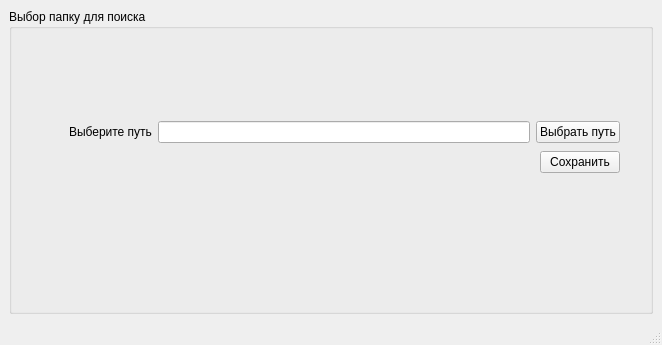
<?xml version="1.0" encoding="UTF-8"?>
<ui version="4.0">
 <class>PathWind</class>
 <widget class="QMainWindow" name="PathWind">
  <property name="enabled">
   <bool>true</bool>
  </property>
  <property name="geometry">
   <rect>
    <x>0</x>
    <y>0</y>
    <width>662</width>
    <height>345</height>
   </rect>
  </property>
  <property name="sizePolicy">
   <sizepolicy hsizetype="Preferred" vsizetype="Preferred">
    <horstretch>0</horstretch>
    <verstretch>0</verstretch>
   </sizepolicy>
  </property>
  <property name="windowTitle">
   <string>MainWindow</string>
  </property>
  <widget class="QWidget" name="centralwidget">
   <layout class="QGridLayout" name="gridLayout_2">
    <item row="0" column="1">
     <widget class="QGroupBox" name="groupBox">
      <property name="title">
       <string>Выбор папку для поиска</string>
      </property>
      <widget class="QWidget" name="">
       <property name="geometry">
        <rect>
         <x>60</x>
         <y>110</y>
         <width>551</width>
         <height>58</height>
        </rect>
       </property>
       <layout class="QVBoxLayout" name="verticalLayout">
        <item>
         <layout class="QHBoxLayout" name="horizontalLayout">
          <item>
           <widget class="QLabel" name="label">
            <property name="text">
             <string>Выберите путь</string>
            </property>
           </widget>
          </item>
          <item>
           <widget class="QLineEdit" name="lineEdit">
            <property name="minimumSize">
             <size>
              <width>300</width>
              <height>0</height>
             </size>
            </property>
           </widget>
          </item>
          <item>
           <widget class="QPushButton" name="pushButton">
            <property name="cursor">
             <cursorShape>PointingHandCursor</cursorShape>
            </property>
            <property name="text">
             <string>Выбрать путь</string>
            </property>
           </widget>
          </item>
         </layout>
        </item>
        <item>
         <layout class="QHBoxLayout" name="horizontalLayout_2">
          <item>
           <spacer name="horizontalSpacer">
            <property name="orientation">
             <enum>Qt::Horizontal</enum>
            </property>
            <property name="sizeHint" stdset="0">
             <size>
              <width>40</width>
              <height>20</height>
             </size>
            </property>
           </spacer>
          </item>
          <item>
           <widget class="QPushButton" name="pushButton_2">
            <property name="cursor">
             <cursorShape>PointingHandCursor</cursorShape>
            </property>
            <property name="text">
             <string>Сохранить</string>
            </property>
           </widget>
          </item>
         </layout>
        </item>
       </layout>
      </widget>
     </widget>
    </item>
   </layout>
  </widget>
  <widget class="QMenuBar" name="menubar">
   <property name="geometry">
    <rect>
     <x>0</x>
     <y>0</y>
     <width>662</width>
     <height>21</height>
    </rect>
   </property>
  </widget>
  <widget class="QStatusBar" name="statusbar"/>
 </widget>
 <resources/>
 <connections/>
</ui>
